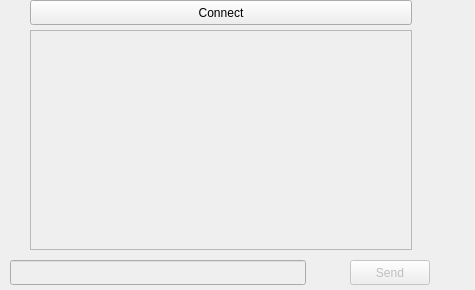
<?xml version="1.0" encoding="UTF-8"?>
<ui version="4.0">
 <class>ClientWindow</class>
 <widget class="QWidget" name="ClientWindow">
  <property name="geometry">
   <rect>
    <x>0</x>
    <y>0</y>
    <width>475</width>
    <height>290</height>
   </rect>
  </property>
  <property name="windowTitle">
   <string>MainWindow</string>
  </property>
  <widget class="QWidget" name="centralwidget">
   <widget class="QListView" name="chatView">
    <property name="enabled">
     <bool>false</bool>
    </property>
    <property name="geometry">
     <rect>
      <x>30</x>
      <y>30</y>
      <width>382</width>
      <height>220</height>
     </rect>
    </property>
    <property name="editTriggers">
     <set>QAbstractItemView::NoEditTriggers</set>
    </property>
   </widget>
   <widget class="QPushButton" name="connectButton">
    <property name="geometry">
     <rect>
      <x>30</x>
      <y>0</y>
      <width>382</width>
      <height>25</height>
     </rect>
    </property>
    <property name="text">
     <string>Connect</string>
    </property>
   </widget>
   <widget class="QLineEdit" name="messageEdit">
    <property name="enabled">
     <bool>false</bool>
    </property>
    <property name="geometry">
     <rect>
      <x>10</x>
      <y>260</y>
      <width>296</width>
      <height>25</height>
     </rect>
    </property>
   </widget>
   <widget class="QPushButton" name="sendButton">
    <property name="enabled">
     <bool>false</bool>
    </property>
    <property name="geometry">
     <rect>
      <x>350</x>
      <y>260</y>
      <width>80</width>
      <height>25</height>
     </rect>
    </property>
    <property name="text">
     <string>Send</string>
    </property>
    <property name="default">
     <bool>true</bool>
    </property>
   </widget>
  </widget>
 </widget>
 <resources/>
 <connections/>
</ui>
